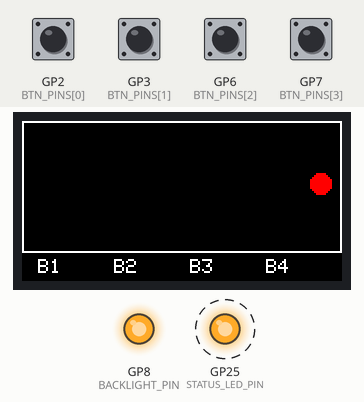
Simulated run of this sketch. Board: Raspberry Pi Pico. On the bench: 160×80 colour display, output pins drawn as LEDs (lit = HIGH). Dashed ring = blinking. The inputs (shaded band) are chosen by the test bench; at power-on: GP2 (BTN_PINS[0]), GP3 (BTN_PINS[1]), GP6 (BTN_PINS[2]), GP7 (BTN_PINS[3]) HIGH. Pins used as bus, display or sensor lines are not drawn; what the sketch prints to the serial monitor is not drawn.

Above: at 3.3 s.
3.4 s: GP2 (BTN_PINS[0]) pulled LOW for 0.15 s
At 3.84 s:
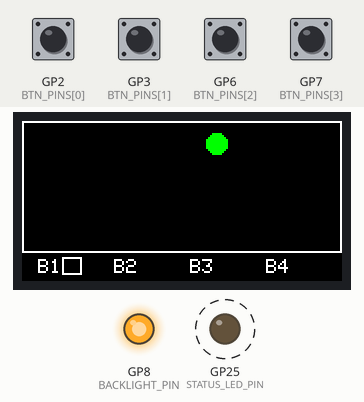
4.1 s: GP2 (BTN_PINS[0]) pulled LOW for 1 s
At 4.44 s:
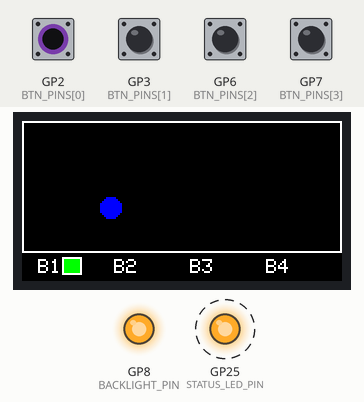
5.7 s: GP2 (BTN_PINS[0]) pulled LOW for 0.15 s
At 6.24 s:
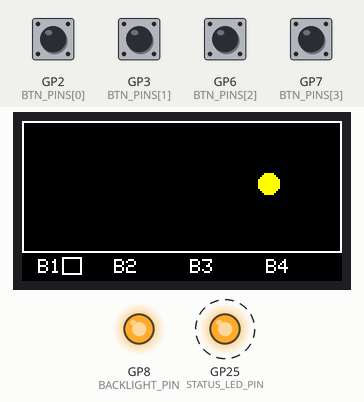
6.4 s: GP2 (BTN_PINS[0]) pulled LOW for 0.15 s
At 6.84 s:
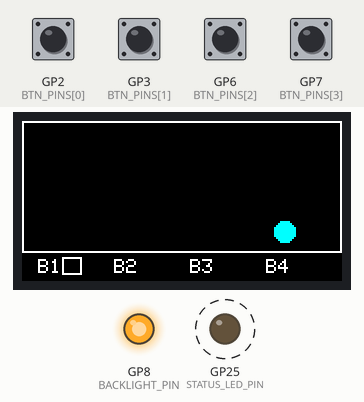
7.1 s: GP2 (BTN_PINS[0]) pulled LOW for 1 s
At 7.45 s:
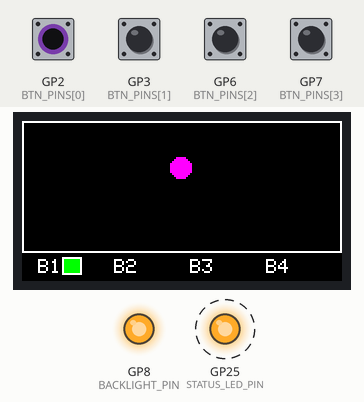
8.7 s: GP3 (BTN_PINS[1]) pulled LOW for 0.15 s
At 9.25 s:
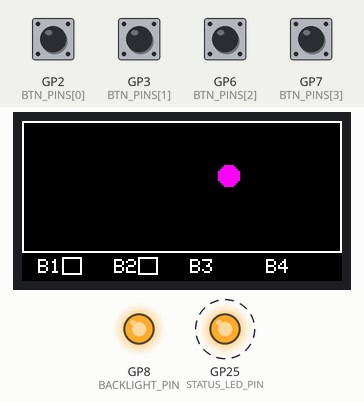
Timing chart, 0 to 10.4 s (numbered marks = the images above; inputs shaded):
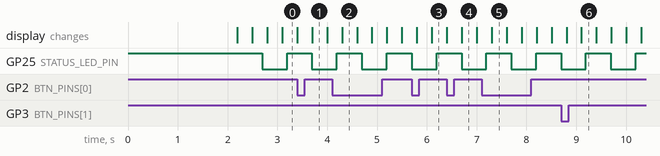

Measured:
- after the input at 3.4 s, the display: changes after 0.30 s (image 1)
- after the input at 4.1 s, the display: changes after 0.20 s (image 2)
- after the input at 5.7 s, the display: first changes after 0.10 s (image 3 shows a later state)
- after the input at 6.4 s, the display: changes after 0.30 s (image 4)
- after the input at 7.1 s, the display: changes after 0.20 s (image 5)

The sketch:

RP2350_BringUp_Test.ino
```cpp
/* ===========================================================================
   RP2350 Custom Board - Hardware Bring-Up Test
   ---------------------------------------------------------------------------
   Tests, in order of increasing dependency:
     1. LED heartbeat   - proves the core is running (no peripherals needed)
     2. Serial output   - proves USB enumerated and the crystal is working
     3. Backlight       - proves GPIO8 and the display's power rail
     4. Display (SPI)   - proves SPI0, the TFT, and your wiring
     5. Buttons         - proves the 4 input GPIO

   If the display stays dark, watch the LED and serial monitor: they narrow
   the fault down to the SPI section rather than the whole board.

   BOARD: Tools > Board > Raspberry Pi Pico/RP2040/RP2350 > Generic RP2350
          (install Earle Philhower's arduino-pico core first)
   LIBS:  Adafruit GFX Library, Adafruit ST7735 and ST7789 Library
   =========================================================================== */

#include <Adafruit_GFX.h>
#include <Adafruit_ST7735.h>
#include <SPI.h>

// ---------------------------------------------------------------- pin map --
// Display (Adafruit 3533, ST7735S, 160x80) on SPI0
const uint8_t TFT_SCK_PIN   = 18;   // SPI0 SCK
const uint8_t TFT_MOSI_PIN  = 19;   // SPI0 TX
const uint8_t TFT_MISO_PIN  = 16;   // SPI0 RX (microSD only)
const uint8_t TFT_CS_PIN    = 17;
const uint8_t TFT_DC_PIN    = 21;
const uint8_t TFT_RST_PIN   = 22;
const uint8_t SDCARD_CS_PIN = 20;   // held high so the card ignores the bus
const uint8_t BACKLIGHT_PIN =  8;   // backlight, PWM-capable

// Inputs and status
const uint8_t BTN_PINS[4]     = { 2, 3, 6, 7 };
const uint8_t STATUS_LED_PIN  = 25;

// -------------------------------------------------------------- constants --
const int16_t SCREEN_W = 160;
const int16_t SCREEN_H = 80;
const uint8_t BALL_R   = 5;

const uint16_t BALL_COLORS[] = {
  ST77XX_RED, ST77XX_GREEN, ST77XX_BLUE,
  ST77XX_YELLOW, ST77XX_CYAN, ST77XX_MAGENTA
};
const uint8_t N_COLORS = sizeof(BALL_COLORS) / sizeof(BALL_COLORS[0]);

// Debounce window. Mechanical switches bounce for a few ms; 25 ms is a safe
// margin that still feels instant to a human.
const unsigned long DEBOUNCE_MS = 25;

// ------------------------------------------------------------------ state --
Adafruit_ST7735 tft = Adafruit_ST7735(&SPI, TFT_CS_PIN, TFT_DC_PIN, TFT_RST_PIN);

struct Button {
  bool          stable;      // debounced level (true = pressed)
  bool          lastRaw;
  bool          justPressed; // one-shot edge flag
  unsigned long lastChange;
  uint32_t      pressCount;
};
Button btn[4];

float    ballX = SCREEN_W / 2.0f, ballY = SCREEN_H / 2.0f;
float    velX  = 1.8f,            velY  = 1.1f;
int16_t  prevX = -99,             prevY = -99;   // for erasing the old frame
uint8_t  colorIdx = 0;
float    speedMul = 1.0f;
bool     paused   = false;
uint8_t  backlight = 255;

unsigned long lastFrame = 0;
unsigned long lastBeat  = 0;
bool          ledOn     = false;

// ------------------------------------------------------------------ setup --
void setup() {
  // --- 1. LED first. If this blinks, the core booted. ---
  pinMode(STATUS_LED_PIN, OUTPUT);
  digitalWrite(STATUS_LED_PIN, HIGH);

  // --- 2. Serial. If this prints, USB enumerated and the crystal is good. ---
  Serial.begin(115200);
  unsigned long t0 = millis();
  while (!Serial && millis() - t0 < 2000) { /* wait briefly, don't hang */ }
  Serial.println(F("\n=== RP2350 board bring-up ==="));

  // --- 3. Buttons. INPUT_PULLUP works whether or not R11-R14 are fitted;
  //        an internal pull-up in parallel with an external one is harmless. ---
  for (uint8_t i = 0; i < 4; i++) {
    pinMode(BTN_PINS[i], INPUT_PULLUP);
    btn[i] = { false, false, false, 0, 0 };
  }
  Serial.println(F("Buttons  : GPIO 2, 3, 6, 7 (internal pull-ups on)"));

  // --- 4. Park the microSD chip-select high so the card stays off the bus. ---
  pinMode(SDCARD_CS_PIN, OUTPUT);
  digitalWrite(SDCARD_CS_PIN, HIGH);

  // --- 5. Backlight. If the panel glows white, power and GPIO8 are good
  //        even if SPI is broken - a useful split in the fault tree. ---
  pinMode(BACKLIGHT_PIN, OUTPUT);
  analogWrite(BACKLIGHT_PIN, backlight);
  Serial.println(F("Backlight: on (GPIO8)"));

  // --- 6. SPI0 on our pins, then the panel. ---
  SPI.setSCK(TFT_SCK_PIN);
  SPI.setTX(TFT_MOSI_PIN);
  SPI.setRX(TFT_MISO_PIN);
  SPI.begin();

  // Revision note: boards made before Jan 2023 use INITR_MINI160x80 instead.
  // If the image is offset or colour-inverted, swap to the other constant.
  tft.initR(INITR_MINI160x80_PLUGIN);
  tft.setRotation(3);              // landscape, 160x80
  tft.fillScreen(ST77XX_BLACK);
  Serial.println(F("Display  : ST7735S initialised, 160x80"));

  splashScreen();
  drawStaticUI();
  lastFrame = millis();

  Serial.println(F("Ready. Press the buttons.\n"));
}

// ------------------------------------------------------------------- loop --
void loop() {
  heartbeat();
  readButtons();
  handleButtonActions();

  // ~50 fps. Fixed timestep keeps the motion speed independent of how long
  // the drawing actually takes.
  if (millis() - lastFrame >= 20) {
    lastFrame = millis();
    if (!paused) updateBall();
    drawBall();
    drawButtonStates();
  }
}

// -------------------------------------------------------------- heartbeat --
// Blinks the LED once a second. Runs regardless of display state, so a dark
// screen with a blinking LED means "core alive, SPI section suspect".
void heartbeat() {
  if (millis() - lastBeat >= 500) {
    lastBeat = millis();
    ledOn = !ledOn;
    digitalWrite(STATUS_LED_PIN, ledOn);
  }
}

// ---------------------------------------------------------------- buttons --
void readButtons() {
  for (uint8_t i = 0; i < 4; i++) {
    bool raw = (digitalRead(BTN_PINS[i]) == LOW);   // active low

    if (raw != btn[i].lastRaw) {
      btn[i].lastChange = millis();                // bounce started
      btn[i].lastRaw    = raw;
    }

    if (millis() - btn[i].lastChange > DEBOUNCE_MS && raw != btn[i].stable) {
      btn[i].stable = raw;
      if (raw) {
        btn[i].justPressed = true;
        btn[i].pressCount++;
        Serial.print(F("BTN"));  Serial.print(i + 1);
        Serial.print(F(" (GPIO")); Serial.print(BTN_PINS[i]);
        Serial.print(F(") pressed - count "));
        Serial.println(btn[i].pressCount);
      }
    }
  }
}

void handleButtonActions() {
  if (btn[0].justPressed) {                       // BTN1: cycle colour
    btn[0].justPressed = false;
    colorIdx = (colorIdx + 1) % N_COLORS;
  }
  if (btn[1].justPressed) {                       // BTN2: faster
    btn[1].justPressed = false;
    speedMul = min(speedMul * 1.5f, 6.0f);
  }
  if (btn[2].justPressed) {                       // BTN3: slower
    btn[2].justPressed = false;
    speedMul = max(speedMul / 1.5f, 0.2f);
  }
  if (btn[3].justPressed) {                       // BTN4: pause + dim
    btn[3].justPressed = false;
    paused = !paused;
    backlight = paused ? 40 : 255;                // visible proof GPIO8 PWMs
    analogWrite(BACKLIGHT_PIN, backlight);
  }
}

// --------------------------------------------------------------- graphics --
void splashScreen() {
  tft.fillScreen(ST77XX_BLACK);
  tft.setTextColor(ST77XX_WHITE);
  tft.setTextSize(2);
  tft.setCursor(14, 16);
  tft.print(F("RP2350"));
  tft.setTextSize(1);
  tft.setTextColor(ST77XX_GREEN);
  tft.setCursor(14, 40);
  tft.print(F("board bring-up OK"));
  tft.setTextColor(ST77XX_CYAN);
  tft.setCursor(14, 54);
  tft.print(F("press any button"));

  // Colour bars confirm the panel isn't stuck in a mono or inverted mode.
  const uint16_t bars[] = { ST77XX_RED, ST77XX_GREEN, ST77XX_BLUE, ST77XX_WHITE };
  for (uint8_t i = 0; i < 4; i++) tft.fillRect(120 + i * 8, 16, 6, 48, bars[i]);

  delay(2000);
  tft.fillScreen(ST77XX_BLACK);
}

void drawStaticUI() {
  tft.drawRect(0, 0, SCREEN_W, SCREEN_H - 14, ST77XX_WHITE);   // play area
  tft.setTextSize(1);
  tft.setTextColor(ST77XX_WHITE);
  for (uint8_t i = 0; i < 4; i++) {
    tft.setCursor(8 + i * 38, SCREEN_H - 11);
    tft.print(F("B"));
    tft.print(i + 1);
  }
}

void updateBall() {
  ballX += velX * speedMul;
  ballY += velY * speedMul;

  if (ballX - BALL_R <= 1)             { ballX = 1 + BALL_R;             velX = -velX; }
  if (ballX + BALL_R >= SCREEN_W - 2)  { ballX = SCREEN_W - 2 - BALL_R;  velX = -velX; }
  if (ballY - BALL_R <= 1)             { ballY = 1 + BALL_R;             velY = -velY; }
  if (ballY + BALL_R >= SCREEN_H - 16) { ballY = SCREEN_H - 16 - BALL_R; velY = -velY; }
}

// Erase-then-draw rather than clearing the whole screen: a full fillScreen()
// every frame is slow over SPI and shows as visible flicker.
void drawBall() {
  int16_t x = (int16_t)ballX, y = (int16_t)ballY;
  if (x == prevX && y == prevY) return;

  if (prevX > -99) tft.fillCircle(prevX, prevY, BALL_R, ST77XX_BLACK);
  tft.fillCircle(x, y, BALL_R, BALL_COLORS[colorIdx]);
  tft.drawRect(0, 0, SCREEN_W, SCREEN_H - 14, ST77XX_WHITE);  // repair border
  prevX = x; prevY = y;
}

void drawButtonStates() {
  static bool shown[4] = { false, false, false, false };
  for (uint8_t i = 0; i < 4; i++) {
    if (btn[i].stable != shown[i]) {
      shown[i] = btn[i].stable;
      uint16_t c = btn[i].stable ? ST77XX_GREEN : ST77XX_BLACK;
      tft.fillRect(20 + i * 38, SCREEN_H - 12, 10, 9, c);
      tft.drawRect(20 + i * 38, SCREEN_H - 12, 10, 9, ST77XX_WHITE);
    }
  }
}
```
